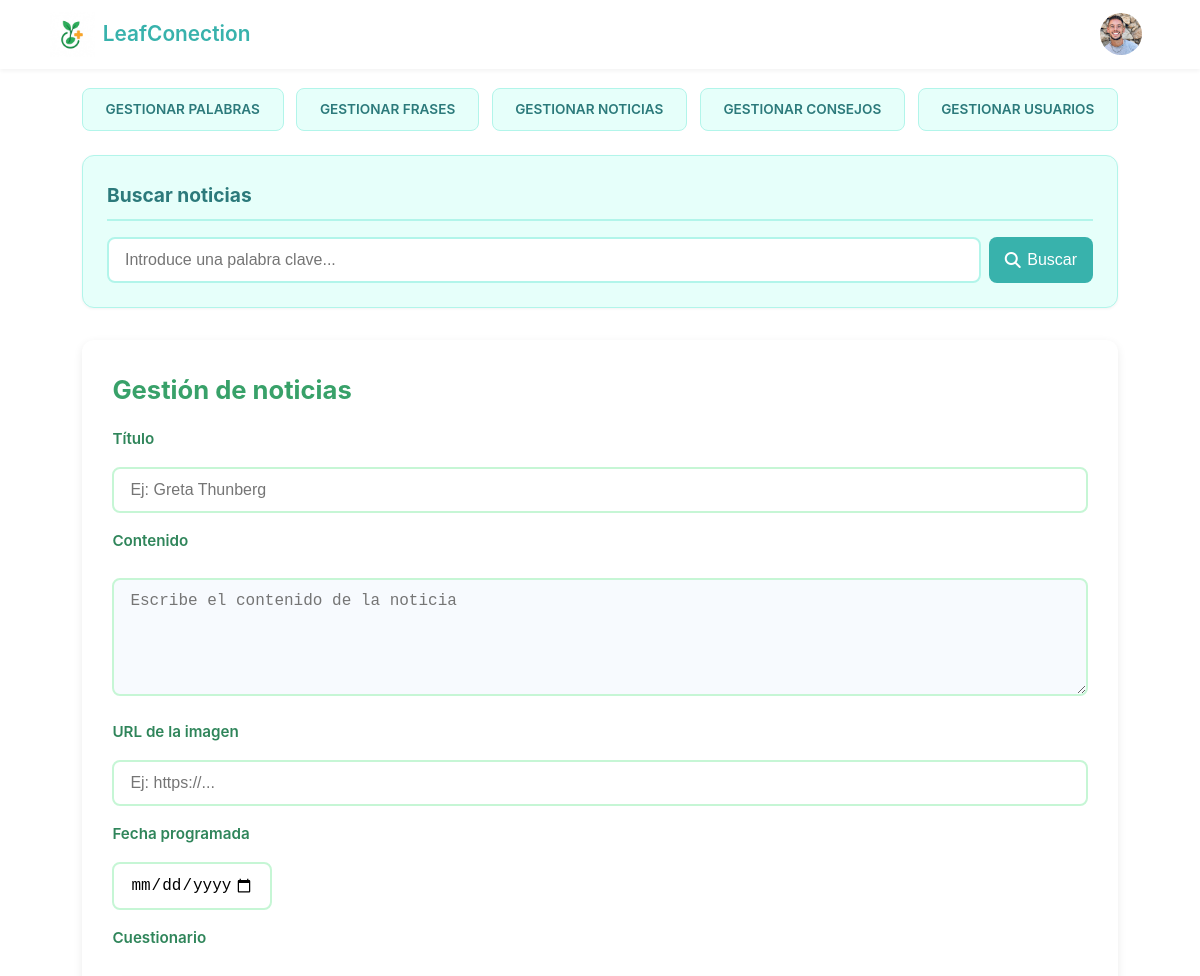
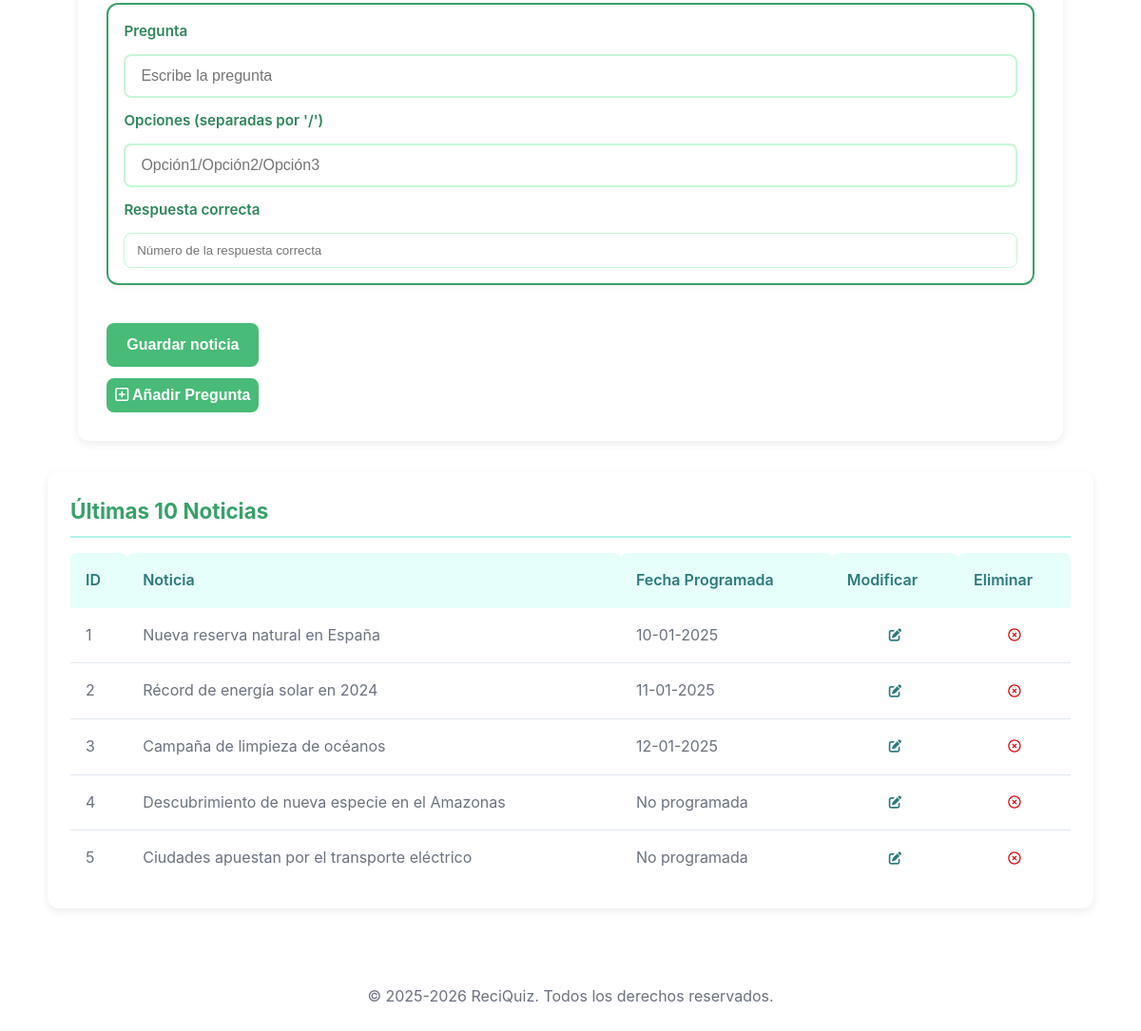
The page /admin/index.php?c=Noticias&m=gestionarNoticias on the database its author committed (2 pictures, top to bottom).
### tables this page shows
CREATE TABLE Noticias (
    idNoticia SMALLINT UNSIGNED NOT NULL AUTO_INCREMENT,
    titulo VARCHAR(120) NOT NULL,
    noticia TEXT NOT NULL,
    fechaProgramada DATETIME NULL DEFAULT NULL,
    fechaCreacion TIMESTAMP NOT NULL DEFAULT CURRENT_TIMESTAMP,
    urlImagen VARCHAR(255) NOT NULL,
    CONSTRAINT pk_idNoticia PRIMARY KEY (idNoticia)
);

### src/admin/php/modelos/mConexion.php (called while the page is built, shortened)
<?php
    class Conexion {
        public function __construct(){
            $this->conexion = new PDO (
                "mysql:host=" . servidor .
                ";dbname=" . nombreDB . ";charset=UTF8",
                usuario,
                password,
                [
                    PDO::ATTR_ERRMODE => PDO::ERRMODE_EXCEPTION,
                    PDO::ATTR_DEFAULT_FETCH_MODE => PDO::FETCH_ASSOC,
                    PDO::ATTR_EMULATE_PREPARES => false
                ]
            );
        }
    }
?>

### src/admin/php/modelos/mNoticias.php (called while the page is built, shortened)
<?php
    require_once __DIR__ .'/mConexion.php';
    class Noticia extends Conexion{
        public function listarNoticias(){
            $sql = "SELECT * FROM Noticias ORDER BY fechaCreacion DESC LIMIT 10;";
            try{
                $sth = $this->conexion->query($sql);
                $noticias = $sth->fetchAll(PDO::FETCH_ASSOC);
                return $noticias;
            }catch(PDOException $e){
                echo "Error: " . $e->getMessage();
                return false;
            }
        }
    }
?>

### src/admin/php/controladores/cNoticias.php (called while the page is built, shortened)
<?php
    require_once __DIR__ .'/../modelos/mNoticias.php';
    class cNoticias{
        public $objNoticia;
        public $mensaje;
        public function __construct(){
            $this->objNoticia = new Noticia();
        }
        public function gestionarNoticias(){
            $this->listaNoticias = $this->objNoticia->listarNoticias();
            $fechasUsadas = $this->objNoticia->obtenerFechasNoticias();
            return ['noticias' => $this->listaNoticias, 'mensaje' => $this->mensaje, 'fechasUsadas' => $fechasUsadas];
        }
    }
?>

### src/admin/php/vistas/gestionarNoticias.php (the view, shortened to what this page needs)
<!DOCTYPE html>
<html lang="es">
    <head>
        <?php
            require_once 'parciales/head.php';
        ?>
    </head>
    <body>
        <header>
            <?php
                require_once 'parciales/nav.php';
            ?>
        </header>
        <main>
            <?php
                require_once 'parciales/navegador.php';
            ?>
        <section id='buscadorNoticias'>
            <h2>Buscar noticias</h2>
            <form id='formBuscarNoticia'>
                <input type='search' id='inputBuscarNoticia' name='buscar' placeholder='Introduce una palabra clave...' aria-label='Buscar $titulo'>
                <button type='submit'>
                    <i class='fas fa-search'></i> Buscar
                </button>
            </form>
        </section>
            <div id="contenedorAdmin">
                <h1>Gestión de noticias</h1>
                <form action="./index.php?c=Noticias&m=añadirNoticia" method="post" id="noticia_formulario">
                    <label for="titulo">Título</label>
                    <input type="text" name="titulo" id="titulo" placeholder="Ej: Greta Thunberg">
                    <label for="noticia">Contenido</label>
                    <textarea name="noticia" id="noticia" rows="5" placeholder="Escribe el contenido de la noticia"></textarea>
                    <label for="url">URL de la imagen</label>
                    <input type="text" name="url" id="url" placeholder="Ej: https://...">
                    <label for="fecha">Fecha programada</label>
                    <input type="date" name="fecha" id="fecha">
                    <label>Cuestionario</label>
                    <div id="cuestionarioContainer">
                        <div class="cuestionarioPregunta">
                            <label>Pregunta</label>
                            <input type="text" name="preguntas[]" placeholder="Escribe la pregunta">
                            <label>Opciones (separadas por '/')</label>
                            <input type="text" name="opciones[]" class="opciones" placeholder="Opción1/Opción2/Opción3">
                            <label>Respuesta correcta</label>
                            <input type="number" name="respuestas_correctas[]" min="1" placeholder="Número de la respuesta correcta">
                        </div>
                    </div>
                    <input type="submit" value="Guardar noticia" id="btnEnviar">
                </form>
                <button type="button" id="btnAnadirPregunta">
                    <i class="fa-regular fa-square-plus"></i> Añadir Pregunta
                </button>
            </div>
        </main>
        <div id="ultimasDiezNoticias">
            <h2>Últimas 10 Noticias</h2>
            <?php if (isset($noticias) && !empty($noticias)) { ?>
                <table>
                    <thead>
                        <tr>
                            <th>ID</th>
                            <th>Noticia</th>
                            <th>Fecha Programada</th>
                            <th>Modificar</th>
                            <th>Eliminar</th>
                        </tr>
                    </thead>
                    <tbody>
                        <?php
                        foreach ($noticias as $noticia) {
                            $fecha = $noticia['fechaProgramada'] ?? null;
                            if ($fecha) {
                                $fechaFormato = date("d-m-Y", strtotime($fecha));
                            } else {
                                $fechaFormato = "No programada";
                            }
                            echo '<tr>
                                    <td>' . $noticia['idNoticia'] . '</td>
                                    <td>' . $noticia['titulo'] . '</td>
                                    <td>' . $fechaFormato . '</td>'.
                                    '<td class="tc">
                                        <button class="btnModificar" data-id="' . $noticia['idNoticia'] . '">
                                            <i class="fa-solid fa-pen-to-square"></i>
                                        </button>
                                    </td>' .
                                    '<td class="tc">
                                        <button class="btnEliminar" data-id="' . $noticia['idNoticia'] . '">
                                            <i class="fa-regular fa-circle-xmark"></i>
                                        </button>
                                    </td>' .
                                '</tr>';
                        }
                        ?>
                    </tbody>
                </table>
            <?php } else { ?>
                <p>No hay noticias guardadas aún.</p>
            <?php } ?>
        </div>
        <footer>
            <?php
                require_once 'parciales/footer.php';
            ?>
        </footer>
    </body>
</html>

### src/admin/css/estilo.css (style rules this page uses)
:root { --color-primario: #38a169; --color-secundario: #48bb78; --color-acento-a: #38b2ac; --color-texto-gris: #6b7280; --color-fondo: #ffffff; --color-azul-1: #b2f5ea; --espaciado-xs: 0.5rem; --espaciado-s: 1rem; --espaciado-m: 1.5rem; --espaciado-l: 2.5rem; --borde-radius: 12px; --box-shadow-base: 0 2px 8px rgba(0, 0, 0, 0.1); --transicion-base: 0.2s; --fuente: -apple-system, BlinkMacSystemFont, 'Segoe UI', Roboto, Oxygen, Ubuntu, Cantarell, sans-serif; }
* { margin: 0; padding: 0; box-sizing: border-box; }
body { font-family: var(--fuente); background-color: var(--color-fondo); color: var(--color-texto-gris); line-height: 1.6; }
header { position: fixed; top: 0; left: 0; width: 100%; background-color: rgba(255, 255, 255, 0.5); backdrop-filter: blur(10px); -webkit-backdrop-filter: blur(10px); padding: 0; box-shadow: 0 2px 4px rgba(0, 0, 0, 0.05); z-index: 1000; line-height: 0; }
#btnAnadirPregunta { margin-top: 0.8rem; background-color: var(--color-secundario); color: var(--color-fondo); padding: 0.55rem; border: none; border-radius: 8px; font-size: 1rem; font-weight: 600; cursor: pointer; transition: 0.2s; max-width: 160px; }
#ultimasDiezPalabras, #ultimasDiezFrases, #resultadosBusqueda, #ultimasDiezNoticias, #ultimosDiezConsejos { width: 94%; max-width: 1100px; margin: 2rem auto; background-color: #ffffff; padding: 1.5rem; border-radius: 12px; box-shadow: 0 3px 10px rgba(0, 0, 0, 0.08); }
#ultimasDiezPalabras h2, #ultimasDiezFrases h2, #resultadosBusqueda h2, #ultimasDiezNoticias h2, #ultimosDiezConsejos h2 { font-size: 1.4rem; color: var(--color-primario); margin-bottom: 1rem; border-bottom: 2px solid var(--color-azul-1); padding-bottom: 0.5rem; }
#ultimasDiezPalabras table, #ultimasDiezFrases table, #resultadosBusqueda table, #ultimasDiezNoticias table, #ultimosDiezConsejos table { width: 100%; border-collapse: collapse; margin-top: 0.5rem; }
#ultimasDiezPalabras th, #ultimasDiezFrases th, #resultadosBusqueda th, #ultimasDiezNoticias th, #ultimosDiezConsejos th { background-color: #e6fffa; color: #2c7a7b; font-weight: 600; padding: 1rem; text-align: left; border-radius: 6px 6px 0 0; }
#ultimasDiezPalabras td, #ultimasDiezFrases td, #resultadosBusqueda td, #ultimasDiezNoticias td, #ultimosDiezConsejos td { padding: 1rem; border-bottom: 1px solid #e2e8f0; color: var(--color-texto-gris); }
#ultimasDiezPalabras tr:last-child td, #ultimasDiezFrases tr:last-child td, #resultadosBusqueda tr:last-child td, #ultimasDiezNoticias tr:last-child td , #ultimosDiezConsejos tr:last-child td { border-bottom: none; }
footer { text-align: center; padding: 2rem; color: var(--color-texto-gris); margin-top: 3rem; }
@media (min-width: 1024px) and (max-width: 1439px) { header { padding: 0.5rem 1rem; } }
@media (min-width: 1024px) and (max-width: 1439px) { main { max-width: 1100px; padding: 0 2rem; padding-top: 5.5rem; } }
@media (min-width: 1024px) and (max-width: 1439px) { main h1 { font-size: 2.3rem; } }
@media (min-width: 1024px) and (max-width: 1439px) { #contenedorAdmin { width: 100%; margin: auto; padding: 1.9rem; } }

### rows shown on the page
noticias: idNoticia "1", titulo "Nueva reserva natural en España", fechaProgramada "10-01-2025"
noticias: idNoticia "2", titulo "Récord de energía solar en 2024", fechaProgramada "11-01-2025"
noticias: idNoticia "3", titulo "Campaña de limpieza de océanos", fechaProgramada "12-01-2025"
noticias: idNoticia "4", titulo "Descubrimiento de nueva especie en el Amazonas", fechaFormato "No programada"
noticias: idNoticia "5", titulo "Ciudades apuestan por el transporte eléctrico", fechaFormato "No programada"
